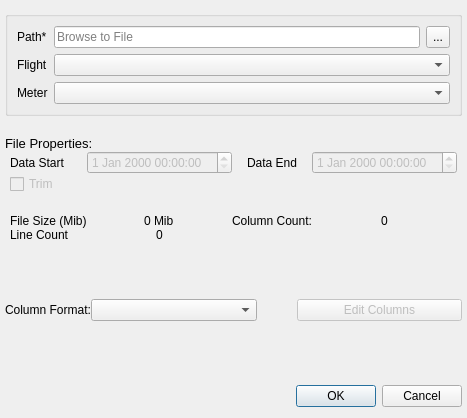
<?xml version="1.0" encoding="UTF-8"?>
<ui version="4.0">
 <class>AdvancedImportData</class>
 <widget class="QDialog" name="AdvancedImportData">
  <property name="geometry">
   <rect>
    <x>0</x>
    <y>0</y>
    <width>450</width>
    <height>418</height>
   </rect>
  </property>
  <property name="sizePolicy">
   <sizepolicy hsizetype="Minimum" vsizetype="Preferred">
    <horstretch>0</horstretch>
    <verstretch>0</verstretch>
   </sizepolicy>
  </property>
  <property name="sizeIncrement">
   <size>
    <width>50</width>
    <height>0</height>
   </size>
  </property>
  <property name="windowTitle">
   <string>Advanced Import</string>
  </property>
  <property name="windowIcon">
   <iconset resource="resources.qrc">
    <normaloff>:/images/assets/folder_open.png</normaloff>:/images/assets/folder_open.png</iconset>
  </property>
  <layout class="QVBoxLayout" name="verticalLayout">
   <property name="spacing">
    <number>0</number>
   </property>
   <property name="leftMargin">
    <number>5</number>
   </property>
   <property name="rightMargin">
    <number>5</number>
   </property>
   <item>
    <widget class="QGroupBox" name="group_data">
     <property name="sizePolicy">
      <sizepolicy hsizetype="Minimum" vsizetype="Preferred">
       <horstretch>0</horstretch>
       <verstretch>0</verstretch>
      </sizepolicy>
     </property>
     <property name="title">
      <string/>
     </property>
     <layout class="QFormLayout" name="formLayout">
      <item row="0" column="0">
       <widget class="QLabel" name="label_data_path">
        <property name="text">
         <string>Path*</string>
        </property>
        <property name="buddy">
         <cstring>line_path</cstring>
        </property>
       </widget>
      </item>
      <item row="0" column="1">
       <layout class="QHBoxLayout" name="hbox_data_path">
        <item>
         <widget class="QLineEdit" name="line_path">
          <property name="sizePolicy">
           <sizepolicy hsizetype="Expanding" vsizetype="Preferred">
            <horstretch>0</horstretch>
            <verstretch>0</verstretch>
           </sizepolicy>
          </property>
          <property name="readOnly">
           <bool>true</bool>
          </property>
          <property name="placeholderText">
           <string>Browse to File</string>
          </property>
         </widget>
        </item>
        <item>
         <widget class="QToolButton" name="btn_browse">
          <property name="sizePolicy">
           <sizepolicy hsizetype="Minimum" vsizetype="Minimum">
            <horstretch>0</horstretch>
            <verstretch>0</verstretch>
           </sizepolicy>
          </property>
          <property name="font">
           <font>
            <pointsize>9</pointsize>
           </font>
          </property>
          <property name="text">
           <string>...</string>
          </property>
         </widget>
        </item>
       </layout>
      </item>
      <item row="1" column="0">
       <widget class="QLabel" name="label_flight">
        <property name="text">
         <string>Flight</string>
        </property>
        <property name="buddy">
         <cstring>combo_flights</cstring>
        </property>
       </widget>
      </item>
      <item row="1" column="1">
       <widget class="QComboBox" name="combo_flights">
        <property name="sizePolicy">
         <sizepolicy hsizetype="Preferred" vsizetype="Minimum">
          <horstretch>0</horstretch>
          <verstretch>0</verstretch>
         </sizepolicy>
        </property>
       </widget>
      </item>
      <item row="2" column="0">
       <widget class="QLabel" name="label_meter">
        <property name="text">
         <string>Meter</string>
        </property>
        <property name="buddy">
         <cstring>combo_meters</cstring>
        </property>
       </widget>
      </item>
      <item row="2" column="1">
       <widget class="QComboBox" name="combo_meters">
        <property name="sizePolicy">
         <sizepolicy hsizetype="Preferred" vsizetype="Minimum">
          <horstretch>0</horstretch>
          <verstretch>0</verstretch>
         </sizepolicy>
        </property>
       </widget>
      </item>
     </layout>
    </widget>
   </item>
   <item>
    <spacer name="verticalSpacer">
     <property name="orientation">
      <enum>Qt::Vertical</enum>
     </property>
     <property name="sizeType">
      <enum>QSizePolicy::Fixed</enum>
     </property>
     <property name="sizeHint" stdset="0">
      <size>
       <width>20</width>
       <height>20</height>
      </size>
     </property>
    </spacer>
   </item>
   <item>
    <widget class="QLabel" name="label_file_props">
     <property name="font">
      <font>
       <pointsize>10</pointsize>
      </font>
     </property>
     <property name="text">
      <string>File Properties:</string>
     </property>
     <property name="margin">
      <number>2</number>
     </property>
     <property name="textInteractionFlags">
      <set>Qt::NoTextInteraction</set>
     </property>
    </widget>
   </item>
   <item>
    <layout class="QGridLayout" name="grid_info_area" rowstretch="0,0,0,0,0" columnstretch="0,0,0,0">
     <property name="leftMargin">
      <number>5</number>
     </property>
     <property name="rightMargin">
      <number>5</number>
     </property>
     <property name="bottomMargin">
      <number>10</number>
     </property>
     <item row="0" column="2" alignment="Qt::AlignHCenter">
      <widget class="QLabel" name="label_data_end">
       <property name="text">
        <string>Data End</string>
       </property>
       <property name="margin">
        <number>2</number>
       </property>
       <property name="buddy">
        <cstring>dte_data_end</cstring>
       </property>
      </widget>
     </item>
     <item row="4" column="0" alignment="Qt::AlignLeft">
      <widget class="QLabel" name="label_line_count">
       <property name="text">
        <string>Line Count</string>
       </property>
      </widget>
     </item>
     <item row="4" column="1" alignment="Qt::AlignHCenter">
      <widget class="QLabel" name="field_line_count">
       <property name="text">
        <string>0</string>
       </property>
      </widget>
     </item>
     <item row="3" column="1" alignment="Qt::AlignHCenter">
      <widget class="QLabel" name="field_fsize">
       <property name="text">
        <string>0 Mib</string>
       </property>
      </widget>
     </item>
     <item row="1" column="0">
      <widget class="QCheckBox" name="check_trim">
       <property name="enabled">
        <bool>false</bool>
       </property>
       <property name="text">
        <string>Trim</string>
       </property>
      </widget>
     </item>
     <item row="0" column="3">
      <widget class="QDateTimeEdit" name="dte_data_end">
       <property name="enabled">
        <bool>false</bool>
       </property>
      </widget>
     </item>
     <item row="3" column="2">
      <widget class="QLabel" name="label_col_count">
       <property name="text">
        <string>Column Count:</string>
       </property>
      </widget>
     </item>
     <item row="0" column="1" alignment="Qt::AlignHCenter">
      <widget class="QDateTimeEdit" name="dte_data_start">
       <property name="enabled">
        <bool>false</bool>
       </property>
       <property name="sizePolicy">
        <sizepolicy hsizetype="Minimum" vsizetype="Fixed">
         <horstretch>0</horstretch>
         <verstretch>0</verstretch>
        </sizepolicy>
       </property>
      </widget>
     </item>
     <item row="0" column="0">
      <widget class="QLabel" name="label_data_start">
       <property name="text">
        <string>Data Start</string>
       </property>
       <property name="margin">
        <number>2</number>
       </property>
       <property name="buddy">
        <cstring>dte_data_start</cstring>
       </property>
      </widget>
     </item>
     <item row="3" column="0" alignment="Qt::AlignLeft">
      <widget class="QLabel" name="label_file_size">
       <property name="text">
        <string>File Size (Mib)</string>
       </property>
      </widget>
     </item>
     <item row="3" column="3" alignment="Qt::AlignHCenter">
      <widget class="QLabel" name="field_col_count">
       <property name="text">
        <string>0</string>
       </property>
      </widget>
     </item>
     <item row="2" column="0">
      <spacer name="verticalSpacer_3">
       <property name="orientation">
        <enum>Qt::Vertical</enum>
       </property>
       <property name="sizeType">
        <enum>QSizePolicy::Fixed</enum>
       </property>
       <property name="sizeHint" stdset="0">
        <size>
         <width>20</width>
         <height>20</height>
        </size>
       </property>
      </spacer>
     </item>
    </layout>
   </item>
   <item>
    <spacer name="verticalSpacer_4">
     <property name="orientation">
      <enum>Qt::Vertical</enum>
     </property>
     <property name="sizeHint" stdset="0">
      <size>
       <width>20</width>
       <height>40</height>
      </size>
     </property>
    </spacer>
   </item>
   <item>
    <layout class="QHBoxLayout" name="hbox_editcols">
     <item>
      <widget class="QLabel" name="label_data_fmt">
       <property name="sizePolicy">
        <sizepolicy hsizetype="Maximum" vsizetype="Preferred">
         <horstretch>0</horstretch>
         <verstretch>0</verstretch>
        </sizepolicy>
       </property>
       <property name="text">
        <string>Column Format:</string>
       </property>
       <property name="buddy">
        <cstring>cb_data_fmt</cstring>
       </property>
      </widget>
     </item>
     <item>
      <widget class="QComboBox" name="cb_data_fmt">
       <property name="sizePolicy">
        <sizepolicy hsizetype="Minimum" vsizetype="Minimum">
         <horstretch>0</horstretch>
         <verstretch>0</verstretch>
        </sizepolicy>
       </property>
      </widget>
     </item>
     <item>
      <spacer name="horizontalSpacer_2">
       <property name="orientation">
        <enum>Qt::Horizontal</enum>
       </property>
       <property name="sizeType">
        <enum>QSizePolicy::Maximum</enum>
       </property>
       <property name="sizeHint" stdset="0">
        <size>
         <width>40</width>
         <height>20</height>
        </size>
       </property>
      </spacer>
     </item>
     <item>
      <widget class="QPushButton" name="btn_edit_cols">
       <property name="enabled">
        <bool>false</bool>
       </property>
       <property name="sizePolicy">
        <sizepolicy hsizetype="Minimum" vsizetype="Minimum">
         <horstretch>0</horstretch>
         <verstretch>0</verstretch>
        </sizepolicy>
       </property>
       <property name="font">
        <font>
         <pointsize>9</pointsize>
        </font>
       </property>
       <property name="text">
        <string>Edit Columns</string>
       </property>
       <property name="icon">
        <iconset resource="resources.qrc">
         <normaloff>:/images/assets/meter_config.png</normaloff>:/images/assets/meter_config.png</iconset>
       </property>
      </widget>
     </item>
    </layout>
   </item>
   <item>
    <spacer name="verticalSpacer_2">
     <property name="orientation">
      <enum>Qt::Vertical</enum>
     </property>
     <property name="sizeType">
      <enum>QSizePolicy::MinimumExpanding</enum>
     </property>
     <property name="sizeHint" stdset="0">
      <size>
       <width>20</width>
       <height>50</height>
      </size>
     </property>
    </spacer>
   </item>
   <item>
    <widget class="QLabel" name="label_msg">
     <property name="text">
      <string/>
     </property>
    </widget>
   </item>
   <item>
    <widget class="QDialogButtonBox" name="btn_dialog">
     <property name="sizePolicy">
      <sizepolicy hsizetype="Expanding" vsizetype="Minimum">
       <horstretch>0</horstretch>
       <verstretch>0</verstretch>
      </sizepolicy>
     </property>
     <property name="orientation">
      <enum>Qt::Horizontal</enum>
     </property>
     <property name="standardButtons">
      <set>QDialogButtonBox::Cancel|QDialogButtonBox::Ok</set>
     </property>
     <property name="centerButtons">
      <bool>false</bool>
     </property>
    </widget>
   </item>
  </layout>
 </widget>
 <resources>
  <include location="resources.qrc"/>
 </resources>
 <connections>
  <connection>
   <sender>btn_dialog</sender>
   <signal>accepted()</signal>
   <receiver>AdvancedImportData</receiver>
   <slot>accept()</slot>
   <hints>
    <hint type="sourcelabel">
     <x>253</x>
     <y>408</y>
    </hint>
    <hint type="destinationlabel">
     <x>157</x>
     <y>274</y>
    </hint>
   </hints>
  </connection>
  <connection>
   <sender>btn_dialog</sender>
   <signal>rejected()</signal>
   <receiver>AdvancedImportData</receiver>
   <slot>reject()</slot>
   <hints>
    <hint type="sourcelabel">
     <x>321</x>
     <y>408</y>
    </hint>
    <hint type="destinationlabel">
     <x>286</x>
     <y>274</y>
    </hint>
   </hints>
  </connection>
 </connections>
</ui>
